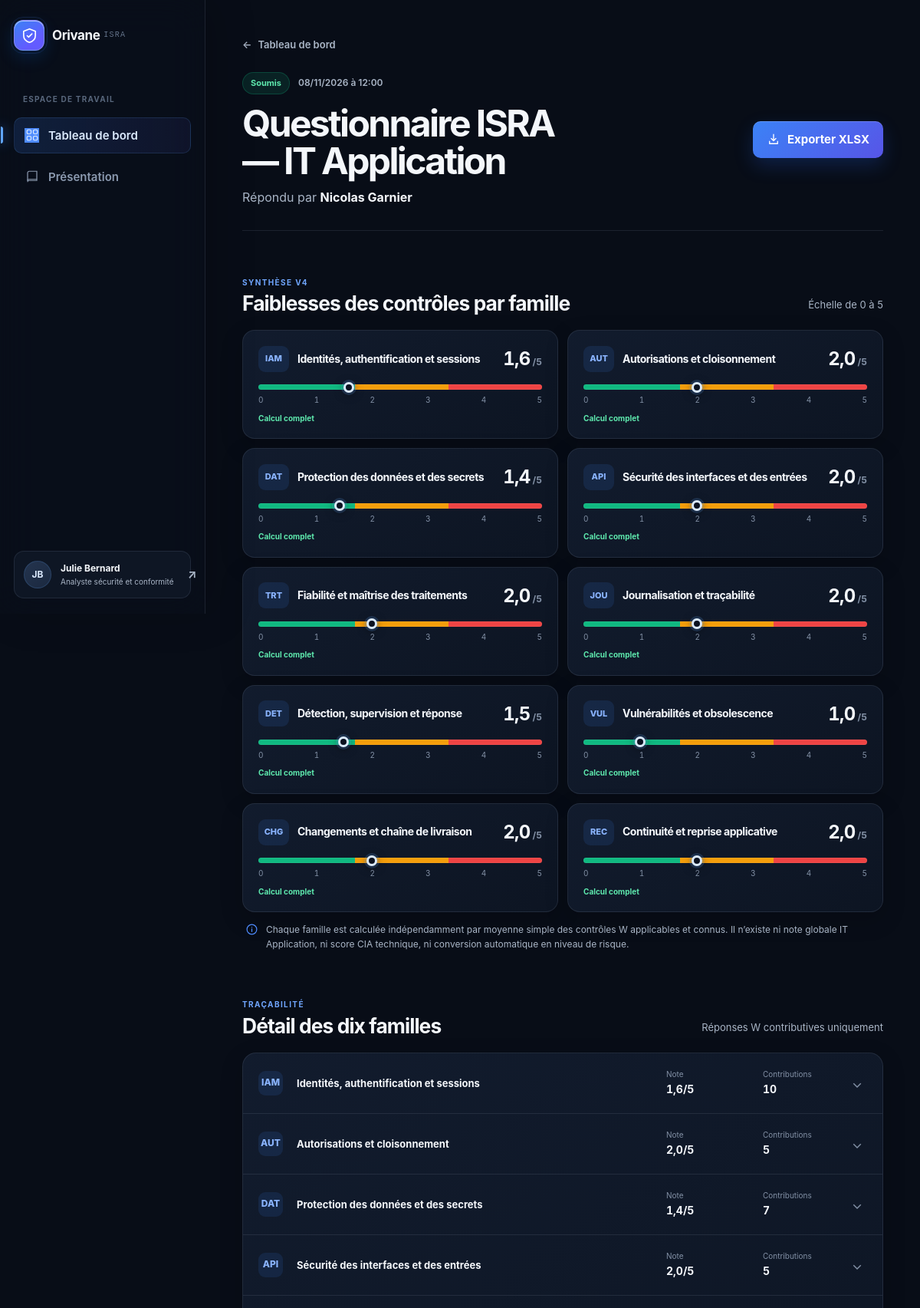
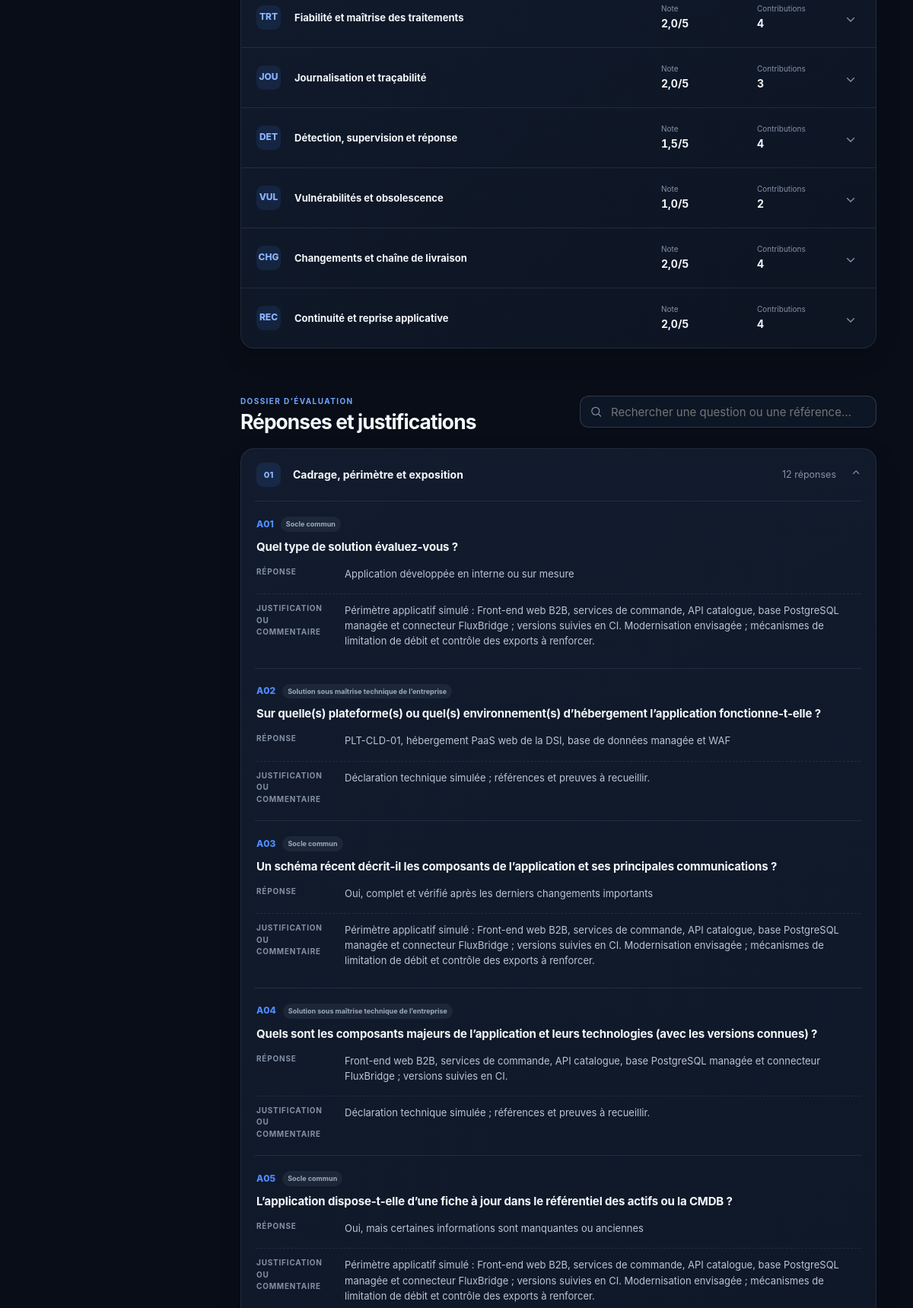
The app's page /questionnaires/27/resultats/ (signed in, upper part) with its own data (2 pictures, top to bottom).
### assessments/models.py (models this page shows, shortened)
class UserRole(models.Model):
    ANALYST, BO, IT_APP = "ANALYST", "BO", "IT_APP"
    ROLES = [(ANALYST, "Cyber / Analyste GRC"), (BO, "Business Owner"),
             (IT_APP, "Responsable IT Application")]
    user = models.ForeignKey(User, on_delete=models.CASCADE, related_name="role_links")
    role = models.CharField(max_length=20, choices=ROLES)
    job_title = models.CharField(max_length=120, blank=True)
    class Meta:
        constraints = [models.UniqueConstraint(fields=["user", "role"], name="unique_user_role")]

class Assignment(models.Model):
    NOT_STARTED, IN_PROGRESS, SUBMITTED = "NOT_STARTED", "IN_PROGRESS", "SUBMITTED"
    campaign = models.ForeignKey(Campaign, null=True, blank=True, on_delete=models.CASCADE, related_name="assignments")
    template = models.ForeignKey(QuestionnaireTemplate, on_delete=models.PROTECT)
    respondent = models.ForeignKey(User, on_delete=models.PROTECT, related_name="questionnaires")
    status = models.CharField(max_length=15, choices=[(NOT_STARTED,"À commencer"),(IN_PROGRESS,"En cours"),(SUBMITTED,"Soumis")], default=NOT_STARTED)
    selected_categories = models.ManyToManyField(Category, blank=True)
    seen_question_ids = models.JSONField(default=list, blank=True)
    added_question_ids = models.JSONField(default=list, blank=True)
    last_section = models.PositiveIntegerField(default=1)
    created_at = models.DateTimeField(auto_now_add=True)
    submitted_at = models.DateTimeField(null=True, blank=True)

class Section(models.Model):
    template = models.ForeignKey(QuestionnaireTemplate, on_delete=models.CASCADE, related_name="sections")
    order = models.PositiveIntegerField()
    title = models.CharField(max_length=180)
    class Meta:
        ordering = ["order"]
        constraints = [models.UniqueConstraint(fields=["template", "order"], name="unique_section_order")]

class Question(models.Model):
    SINGLE, MULTIPLE, TEXT = "single", "multiple", "text"
    section = models.ForeignKey(Section, on_delete=models.CASCADE, related_name="questions")
    reference = models.CharField(max_length=10)
    order = models.PositiveIntegerField()
    text = models.TextField()
    help_text = models.TextField(blank=True)
    priority = models.CharField(max_length=40, blank=True)
    response_type = models.CharField(max_length=12, choices=[(SINGLE,"Choix unique"),(MULTIPLE,"Choix multiple"),(TEXT,"Texte libre")])
    required = models.BooleanField(default=True)
    metric = models.CharField(max_length=20, choices=[("impact_c","Impact confidentialité"),("impact_i","Impact intégrité"),("impact_d","Impact disponibilité"),("control","Indicateur de contrôle"),("context","Contexte")], default="context")
    categories = models.ManyToManyField(Category, related_name="questions")
    condition_question_ref = models.CharField(max_length=10, blank=True)
    condition_excluded_values = models.JSONField(default=list, blank=True)
    class Meta:
        ordering = ["section__order", "order"]
        constraints = [models.UniqueConstraint(fields=["section", "reference"], name="unique_question_ref_section")]

class Category(models.Model):
    questionnaire_type = models.CharField(max_length=10)
    name = models.CharField(max_length=100)
    slug = models.SlugField(max_length=100)
    is_common = models.BooleanField(default=False)
    class Meta:
        constraints = [models.UniqueConstraint(fields=["questionnaire_type", "slug"], name="unique_category_type_slug")]

class Choice(models.Model):
    question = models.ForeignKey(Question, on_delete=models.CASCADE, related_name="choices")
    value = models.CharField(max_length=80)
    label = models.CharField(max_length=250)
    score = models.IntegerField(null=True, blank=True)
    special = models.CharField(max_length=3, choices=[("","—"),("ND","ND"),("NA","NA")], blank=True)
    exclusive = models.BooleanField(default=False)
    order = models.PositiveIntegerField(default=0)
    class Meta: ordering = ["order", "id"]

class Answer(models.Model):
    assignment = models.ForeignKey(Assignment, on_delete=models.CASCADE, related_name="answers")
    question = models.ForeignKey(Question, on_delete=models.PROTECT)
    value = models.JSONField(default=list)
    comment = models.TextField(blank=True)
    is_final = models.BooleanField(default=False)
    updated_at = models.DateTimeField(auto_now=True)
    class Meta:
        constraints = [models.UniqueConstraint(fields=["assignment", "question"], name="unique_answer")]

### assessments/views.py (the view)
# urls.py: path("questionnaires/<int:pk>/resultats/", views.results, name="results"),
@login_required
def results(request, pk):
    if not is_analyst(request.user): raise PermissionDenied("Les résultats sont réservés à l’analyste GRC.")
    assignment = get_object_or_404(Assignment.objects.select_related("template", "respondent", "campaign__application"), pk=pk)
    if assignment.status != Assignment.SUBMITTED: raise PermissionDenied("Les brouillons sont confidentiels jusqu’à la soumission.")
    return render(request, "assessments/results.html", {"assignment": assignment, "results": calculate_results(assignment)})

### assessments/services.py (called while the page is built, shortened)
def is_analyst(user):
    return user.is_authenticated and user.role_links.filter(role="ANALYST").exists()

def applicable_questions(assignment):
    category_ids = set(assignment.selected_categories.values_list("id", flat=True))
    questions = assignment.template.sections.prefetch_related("questions__categories", "questions__choices")
    result = []
    active_refs = set()
    answers_by_ref = {a.question.reference: a for a in assignment.answers.all()}
    for section in questions:
        for q in section.questions.all():
            qcats = list(q.categories.all())
            if not any(c.is_common or c.id in category_ids for c in qcats):
                continue
            result.append(q)
            active_refs.add(q.reference)
    return result

### templates/assessments/results.html (shortened to what this page needs)
{% extends 'base.html' %}
{% load static %}
{% block body_class %}{% if results.bo or results.it_app %}results-light{% endif %}{% endblock %}
{% block extra_head %}{% if results.bo or results.it_app %}<link rel="stylesheet" href="{% static 'css/results.css' %}?v=20261019-it-app-v4">{% endif %}{% endblock %}
{% block content %}
{% if results.it_app %}
{% include 'assessments/it_app_results_v4.html' %}
{% endif %}
{% endblock %}

### templates/base.html (shortened to what this page needs)
{% load static %}<!doctype html>
<html lang="fr">
<head>
  <link rel="stylesheet" href="{% static 'css/app.css' %}?v=20261020-risk-bubbles">
  <link rel="stylesheet" href="{% static 'css/components.css' %}?v=20261017-layout-fix">
  <link rel="stylesheet" href="{% static 'css/workflow.css' %}?v=20261017-layout-fix">
  {% block extra_head %}{% endblock %}
  <link rel="stylesheet" href="{% static 'css/cyber.css' %}?v=20261027-it-score-scales">
</head>
<body class="{% if user.is_authenticated %}app-shell{% endif %} {% block body_class %}{% endblock %}">
  {% if user.is_authenticated %}
    <aside class="sidebar">
      <a class="brand" href="{% url 'dashboard' %}"><span aria-hidden="true"><svg viewBox="0 0 24 24"><path d="M12 2.8 20 6v5.8c0 4.9-3.3 8-8 9.4-4.7-1.4-8-4.5-8-9.4V6l8-3.2Z"/><path d="m8.8 12 2 2 4.5-4.5"/></svg></span><strong>Orivane</strong><small>ISRA</small></a>
      <nav aria-label="Navigation principale">
        <span class="nav-label">Espace de travail</span>
        <a class="{% if request.resolver_match.url_name != 'home' %}active{% endif %}" href="{% url 'dashboard' %}" {% if request.resolver_match.url_name != 'home' %}aria-current="page"{% endif %}><i aria-hidden="true"><svg viewBox="0 0 24 24"><rect x="3" y="3" width="7" height="7" rx="2"/><rect x="14" y="3" width="7" height="7" rx="2"/><rect x="3" y="14" width="7" height="7" rx="2"/><rect x="14" y="14" width="7" height="7" rx="2"/></svg></i>Tableau de bord</a>
        <a class="" href="{% url 'home' %}" ><i aria-hidden="true"><svg viewBox="0 0 24 24"><path d="M4 19.5V5.8A2.8 2.8 0 0 1 6.8 3H20v16H6.8A2.8 2.8 0 0 0 4 21.8"/><path d="M4 19.5A2.5 2.5 0 0 1 6.5 17H20"/></svg></i>Présentation</a>
      </nav>
      <div class="user-card">
        <span class="avatar">{{ user.first_name|first|default:user.username|first }}{{ user.last_name|first }}</span>
        <div><b>{{ user.get_full_name|default:user.username }}</b><small>{{ user.role_links.first.job_title|default:"Session sécurisée" }}</small></div>
        <form method="post" action="{% url 'logout' %}">{% csrf_token %}<button class="logout" title="Se déconnecter" aria-label="Se déconnecter">↗</button></form>
      </div>
    </aside>
  {% endif %}
  <main id="main-content">
    {% block content %}{% endblock %}
  </main>
</body>
</html>

### templates/assessments/it_app_results_v4.html (shortened to what this page needs)
<div class="results-page it-results-page">
  <a class="results-back" href="{% url 'dashboard' %}"><span aria-hidden="true">←</span> Tableau de bord</a>
  <header class="results-hero">
    <div>
      <div class="results-kicker"><span class="status submitted">Soumis</span><span>{{ assignment.submitted_at|date:'d/m/Y à H:i' }}</span></div>
      <h1>Questionnaire ISRA <span>— IT Application</span></h1>
      <p class="respondent-line">Répondu par <strong>{{ assignment.respondent.get_full_name }}</strong></p>
    </div>
    <a class="btn export-button" href="{% url 'export_xlsx' assignment.pk %}">
      <svg aria-hidden="true" viewBox="0 0 24 24"><path d="M12 3v11m0 0 4-4m-4 4-4-4M5 15v4h14v-4"/></svg>
      Exporter XLSX
    </a>
  </header>
  <section class="results-section" aria-labelledby="it-summary-title">
    <div class="section-heading">
      <div><span class="section-label">Synthèse V4</span><h2 id="it-summary-title">Faiblesses des contrôles par famille</h2></div>
      <p>Échelle de 0 à 5</p>
    </div>
    <div class="it-family-grid">
      {% for code, family in results.it_app.families.items %}
      <article class="it-family-card{% if family.value != None and family.value >= 5 %} critical-score{% endif %}">
        <div class="it-family-heading"><span>{{ code }}</span><h3>{{ family.name }}</h3></div>
        <div class="it-family-value">
          {% if family.value != None %}<strong>{{ family.value|floatformat:1 }}</strong><span>/5</span>{% else %}<strong class="not-evaluated">Non évalué</strong>{% endif %}
        </div>
        {% if family.value != None %}
        <div class="it-family-scale score-scale" style="--score-position: {{ family.position_percent_css }}%" aria-label="Score {{ family.value|floatformat:1 }} sur 5">
          <div class="score-track"><span class="score-marker"></span></div>
          <div class="score-ticks" aria-hidden="true"><span>0</span><span>1</span><span>2</span><span>3</span><span>4</span><span>5</span></div>
        </div>
        {% endif %}
        {% if family.status == 'provisional' %}<small class="it-family-status">Provisoire — information applicable inconnue</small>{% elif family.status == 'complete' %}<small class="it-family-status complete">Calcul complet</small>{% else %}<small class="it-family-status neutral">Aucune note numérique disponible</small>{% endif %}
      </article>
      {% endfor %}
    </div>
    <p class="business-note"><svg aria-hidden="true" viewBox="0 0 24 24"><circle cx="12" cy="12" r="9"/><path d="M12 11v5m0-8h.01"/></svg><span>Chaque famille est calculée indépendamment par moyenne simple des contrôles W applicables et connus. Il n’existe ni note globale IT Application, ni score CIA technique, ni conversion automatique en niveau de risque.</span></p>
  </section>
  <section class="results-section calculation-section" aria-labelledby="it-calculation-title">
    <div class="section-heading">
      <div><span class="section-label">Traçabilité</span><h2 id="it-calculation-title">Détail des dix familles</h2></div>
      <p>Réponses W contributives uniquement</p>
    </div>
    <div class="calculation-list it-calculation-list">
      {% for code, family in results.it_app.families.items %}
      <details class="calculation-row">
        <summary>
          <span class="group-dimension">{{ code }}</span>
          <span class="group-title"><strong>{{ family.name }}</strong></span>
          <span class="group-metric"><small>Note</small><strong>{% if family.value != None %}{{ family.value|floatformat:1 }}/5{% else %}Non évalué{% endif %}</strong></span>
          <span class="group-metric"><small>Contributions</small><strong>{{ family.contributions|length }}</strong></span>
          <span class="chevron" aria-hidden="true">⌄</span>
        </summary>
      </details>
      {% endfor %}
    </div>
  </section>
  <section class="results-section answers-section" aria-labelledby="it-answers-title">
    <div class="section-heading answers-heading">
      <div><span class="section-label">Dossier d’évaluation</span><h2 id="it-answers-title">Réponses et justifications</h2></div>
      <label class="answer-search"><svg aria-hidden="true" viewBox="0 0 24 24"><circle cx="11" cy="11" r="7"/><path d="m16.5 16.5 4 4"/></svg><span class="sr-only">Rechercher une réponse</span><input type="search" id="answer-search" placeholder="Rechercher une question ou une référence…"></label>
    </div>
    <div id="answer-sections">
      {% for section, data in results.sections.items %}
      <details class="answer-section" open>
        <summary><span>{{ forloop.counter|stringformat:'02d' }}</span><strong>{{ section }}</strong><small>{{ data.answers|length }} réponse{{ data.answers|length|pluralize }}</small><i aria-hidden="true">⌄</i></summary>
        <div class="answer-list">
          {% for q, answer, choices, score in data.answers %}
          <article class="answer-card" id="answer-{{ q.reference }}" data-search="{{ q.reference|lower }} {{ q.text|lower }} {% for c in choices %}{{ c.label|lower }} {% endfor %}">
            <div class="answer-card-head"><span class="answer-reference">{{ q.reference }}</span><div class="answer-categories">{% for category in q.categories.all %}<span>{{ category.name }}</span>{% endfor %}</div></div>
            <h3>{{ q.text }}</h3>
            <div class="answer-content"><span>Réponse</span><div>{% for c in choices %}<p>{{ c.label }} </p>{% empty %}<p>{% if answer.value %}{{ answer.value|join:'; ' }}{% else %}<span class="answer-badge missing">Sans réponse</span>{% endif %}</p>{% endfor %}</div></div>
            {% if answer.comment %}<div class="answer-comment"><span>Justification ou commentaire</span><p>{{ answer.comment }}</p></div>{% endif %}
          </article>
          {% endfor %}
        </div>
      </details>
      {% endfor %}
    </div>
  </section>
</div>

### records on screen
Assignment: submitted_at "08/11/2026 à 12:00", respondent.get_full_name "Nicolas Garnier"
Section: sections "Cadrage, périmètre et exposition"
Question: reference "A01", text "Quel type de solution évaluez-vous ?", comment "Périmètre applicatif simulé : Front-end web B2B, services de commande, API catalogue, base PostgreSQL managée et connecteur FluxBridge ; versions suivies en CI. Modernisation envisagée ; mécanismes de limitation de débit et contrôle des exports à renforcer."
Category: name "Socle commun"
Choice: label "Application développée en interne ou sur mesure"
Question: reference "A02", text "Sur quelle(s) plateforme(s) ou quel(s) environnement(s) d’hébergement l’application fonctionne-t-elle ?", value "PLT-CLD-01, hébergement PaaS web de la DSI, base de données managée et WAF", comment "Déclaration technique simulée ; références et preuves à recueillir."
Category: name "Solution sous maîtrise technique de l’entreprise"
Question: reference "A03", text "Un schéma récent décrit-il les composants de l’application et ses principales communications ?", comment "Périmètre applicatif simulé : Front-end web B2B, services de commande, API catalogue, base PostgreSQL managée et connecteur FluxBridge ; versions suivies en CI. Modernisation envisagée ; mécanismes de limitation de débit et contrôle des exports à renforcer."
Choice: label "Oui, complet et vérifié après les derniers changements importants"
Question: reference "A04", text "Quels sont les composants majeurs de l’application et leurs technologies (avec les versions connues) ?", value "Front-end web B2B, services de commande, API catalogue, base PostgreSQL managée et connecteur FluxBridge ; versions suivies en CI.", comment "Déclaration technique simulée ; références et preuves à recueillir."
Question: reference "A05", text "L’application dispose-t-elle d’une fiche à jour dans le référentiel des actifs ou la CMDB ?", comment "Périmètre applicatif simulé : Front-end web B2B, services de commande, API catalogue, base PostgreSQL managée et connecteur FluxBridge ; versions suivies en CI. Modernisation envisagée ; mécanismes de limitation de débit et contrôle des exports à renforcer."
Choice: label "Oui, mais certaines informations sont manquantes ou anciennes"

### other values on screen
{{ user.first_name|first|default:user.username|first }} "J"
{{ user.last_name|first }} "B"
{{ user.get_full_name|default:user.username }} "Julie Bernard"
{{ user.role_links.first.job_title|default:"Session sécurisée" }} "Analyste sécurité et conformité"
{{ code }} "IAM" "AUT" "DAT" "API" "TRT" "JOU" "DET" "VUL" "CHG" "REC"
{{ family.name }} "Identités, authentification et sessions" "Autorisations et cloisonnement" "Protection des données et des secrets" "Sécurité des interfaces et des entrées" "Fiabilité et maîtrise des traitements" "Journalisation et traçabilité" "Détection, supervision et réponse" "Vulnérabilités et obsolescence" "Changements et chaîne de livraison" "Continuité et reprise applicative"
{{ family.value|floatformat:1 }} "1,6" "2,0" "1,4" "2,0" "2,0" "2,0" "1,5" "1,0" "2,0" "2,0"
{{ family.contributions|length }} "10" "5" "7" "5" "4" "3" "4" "2" "4" "4"
{{ data.answers|length }} "12"
